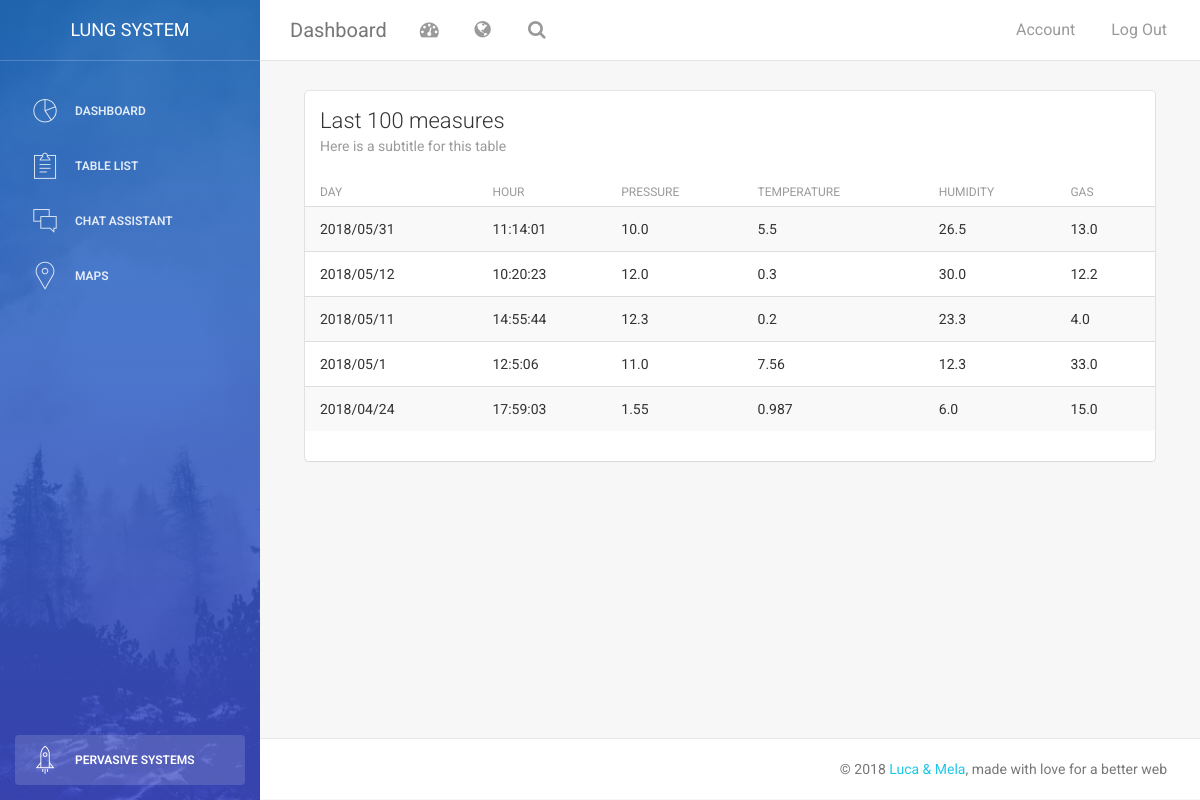
Screenshot of /table (signed in) with the database file from the repository.
### app/models.py (models this page shows, shortened)
class Measurements(db.Model):
    day = db.Column(db.String(64), primary_key=True)
    hour = db.Column(db.String(64), primary_key=True)
    pressure = db.Column(db.Float())
    temperature = db.Column(db.Float())
    humidity = db.Column(db.Float())
    gas = db.Column(db.Float())
    def __repr__(self):
        data = {
            'date': self.day,
            "measures": [
                {
                  "hour": self.hour,
                  "pressure": self.pressure,
                  "humidity": self.humidity,
                  "temperature": self.temperature,
                  "gas": self.gas
                }
            ]
        }
        return '{},{},{},{},{},{}'.format(self.day, self.hour, self.pressure, self.humidity, self.temperature, self.gas)
    ONE_PARAM = [
        'The value of {} is {}!'
    ]
    TWO_PARAMS = [
        'The value of {} is {} and the one of {} is {}',
        '{}: {} and {}: {}'
    ]
    THREE_PARAMS = [
        '{}: {}, {}: {} and {}: {}',
        'Mmm let me think... {}: {}, {}: {} and {}: {}. That\'s it!'
    ]
    ALL = [
        'Here all the parameters. \n\t Temperature: {} \n\t Humidity: {} \n\t Pressure: {} \n\t Gas: {}'
    ]

### app/main/routes.py (the view)
@bp.route('/table', methods=['GET', 'POST'])
@login_required
def table():
    measures = Measurements.query.order_by(Measurements.day.desc()).all()
    if len(measures) > 50:
        measures = measures[:50]
    response = []
    for m in measures:
        m = str(m).split(',')
        measure = []
        for parameter in m:
            measure.append(parameter)
        response.append(measure)
    return render_template('table.html', title='Measurements', measures=response)

### app/main/routes.py (called while the page is built)
@bp.before_request
def before_request():
    if current_user.is_authenticated:
        current_user.last_seen = datetime.utcnow()
        db.session.commit()

### app/models.py (called while the page is built)
@login.user_loader
def load_user(id):
    return User.query.get(int(id))

### app/templates/table.html (shortened to what this page needs)
{% extends "base.html" %}
{% block content %}
<div class="content">
    <div class="container-fluid">
        <div class="row">
            <div class="col-md-12">
                <div class="card">
                    <div class="header">
                        <h4 class="title">Last 100 measures</h4>
                        <p class="category">Here is a subtitle for this table</p>
                    </div>
                    <div class="content table-responsive table-full-width">
                        <table class="table table-hover table-striped">
                            <thead>
                                <th>Day</th>
                            	<th>Hour</th>
                            	<th>Pressure</th>
                            	<th>Temperature</th>
                            	<th>Humidity</th>
                                <th>Gas</th>
                            </thead>
                            <tbody id="measures_tab">
                                {%- for measure in measures %}
                                    <tr>
                                        <td>{{ measure[0] }}</td>
                                        <td>{{ measure[1] }}</td>
                                        <td>{{ measure[2] }}</td>
                                        <td>{{ measure[3] }}</td>
                                        <td>{{ measure[4] }}</td>
                                        <td>{{ measure[5] }}</td>
                                    </tr>
                                {%- endfor %}
                            </tbody>
                        </table>
                    </div>
                </div>
            </div>
        </div>
    </div>
</div>
{% endblock %}

### app/templates/base.html (shortened to what this page needs)
<!doctype html>
<html lang="en">
<head>
    <link href="{{ url_for('static', filename='css/bootstrap.min.css') }}" rel="stylesheet" />
    <link href="{{ url_for('static', filename='css/animate.min.css') }}" rel="stylesheet"/>
    <link href="{{ url_for('static', filename='css/light-bootstrap-dashboard.css') }}?v=1.4.0" rel="stylesheet"/>
    <link href="{{ url_for('static', filename='css/demo.css') }}" rel="stylesheet" />
    <link href="http://maxcdn.bootstrapcdn.com/font-awesome/4.2.0/css/font-awesome.min.css" rel="stylesheet">
    <link href="{{ url_for('static', filename='css/pe-icon-7-stroke.css') }}" rel="stylesheet" />
</head>
<body>
<div class="wrapper">
    <div class="sidebar" data-color="blue" data-image="{{ url_for('static', filename='img/sidebar-5.jpg') }}">
        <div class="sidebar-wrapper">
            <div class="logo">
                <a href="{{ url_for('main.index') }}" class="simple-text">
                    Lung System
                </a>
            </div>
            <ul class="nav">
                <li {%- if request.path == "index.html" %} class="active"{% endif %}>
                    <a href="{{ url_for('main.index') }}">
                        <i class="pe-7s-graph"></i>
                        <p>Dashboard</p>
                    </a>
                </li>
                <li>
                    <a href="{{ url_for('main.table') }}">
                        <i class="pe-7s-note2"></i>
                        <p>Table List</p>
                    </a>
                </li>
                <li>
                    <a href="{{ url_for('main.dialogflow') }}">
                        <i class="pe-7s-chat"></i>
                        <p>Chat Assistant</p>
                    </a>
                </li>
                <li>
                    <a href="{{ url_for('main.maps') }}">
                        <i class="pe-7s-map-marker"></i>
                        <p>Maps</p>
                    </a>
                </li>
                <li class="active-pro">
                    <a href="http://ichatz.me/Site/PervasiveSystems2018">
                        <i class="pe-7s-rocket"></i>
                        <p>Pervasive Systems</p>
                    </a>
                </li>
            </ul>
        </div>
    </div>
    <div class="main-panel">
        <nav class="navbar navbar-default navbar-fixed">
            <div class="container-fluid">
                <div class="navbar-header">
                    <a class="navbar-brand" href="#">Dashboard</a>
                </div>
                <div class="collapse navbar-collapse">
                    <ul class="nav navbar-nav navbar-left">
                        <li>
                            <a href="#" class="dropdown-toggle" data-toggle="dropdown">
                                <i class="fa fa-dashboard"></i>
                            </a>
                        </li>
                        <li class="dropdown">
                              <a href="#" class="dropdown-toggle" data-toggle="dropdown">
                                    <i class="fa fa-globe"></i>
                              </a>
                        </li>
                        <li>
                           <a href="">
                                <i class="fa fa-search"></i>
                            </a>
                        </li>
                    </ul>
                    <ul class="nav navbar-nav navbar-right">
                        <li>
                           <a href="{{ url_for('main.user', username=current_user.username) }}">
                               <p>Account</p>
                            </a>
                        </li>
                        <li>
                            {% if current_user.is_anonymous %}
                            <a href="{{ url_for('auth.login') }}">
                                <p>Log In</p>
                            </a>
                            {% else %}
                            <a href="{{ url_for('auth.logout') }}">
                                <p>Log Out</p>
                            </a>
                            {% endif %}
                        </li>
                    </ul>
                </div>
            </div>
        </nav>
        <div class="content">
            <div class="container-fluid">
                {% block content %}{% endblock %}
            </div>
        </div>
        <footer class="footer">
            <div class="container-fluid">
                <p class="copyright pull-right">
                    &copy; <script>document.write(new Date().getFullYear())</script> <a href="http://www.creative-tim.com">Luca & Mela</a>, made with love for a better web
                </p>
            </div>
        </footer>
    </div>
</div>
</body>
</html>

### app/static/css/demo.css (style rules this page uses)
.sidebar .nav > li.active-pro { position: absolute; width: 100%; bottom: 10px; }
.sidebar .nav > li.active-pro a { background: rgba(255, 255, 255, 0.14); opacity: 1; color: #FFFFFF; }

### rows the page displays
Measurements: day "2018/05/31", hour "11:14:01", pressure "10.0", humidity "5.5", temperature "26.5", gas "13.0"
Measurements: day "2018/05/12", hour "10:20:23", pressure "12.0", humidity "0.3", temperature "30.0", gas "12.2"
Measurements: day "2018/05/11", hour "14:55:44", pressure "12.3", humidity "0.2", temperature "23.3", gas "4.0"
Measurements: day "2018/05/1", hour "12:5:06", pressure "11.0", humidity "7.56", temperature "12.3", gas "33.0"
Measurements: day "2018/04/24", hour "17:59:03", pressure "1.55", humidity "0.987", temperature "6.0", gas "15.0"
